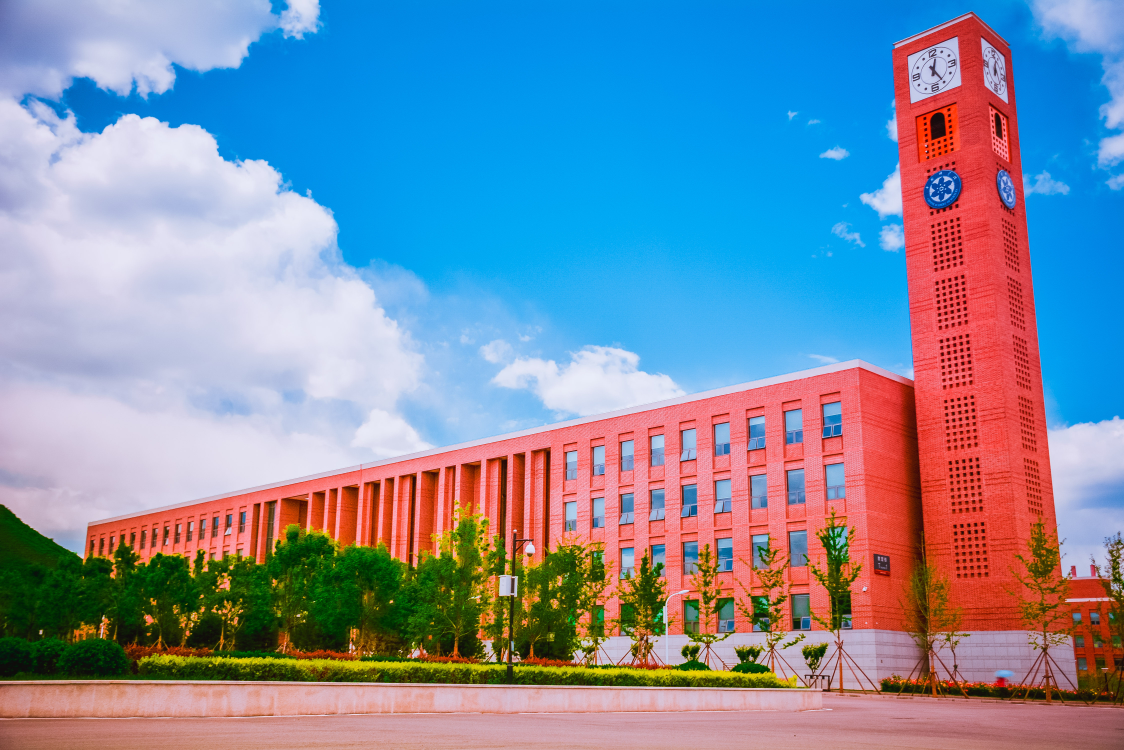
#> input picture origin_imgs/ac39bbc0a9d04580befa09a1378294e6.jpg, 4496 x 3000 px (shown at 1/4 size)
$ python r3_reduce_color2.py --in_dir ../origin_imgs
#> lines starting #> are read from the running program, lines starting #| are printed output that depends on the picture
# coding=utf-8

import argparse

import os
from sklearn.cluster import MiniBatchKMeans
import numpy as np
import cv2
import PIL.Image


def build_parser():
    parser = argparse.ArgumentParser(description='Reduce image color')
    parser.add_argument(
        '--in_dir',
        type=str,
        required=True,
        help='path to input dir'
    )
    parser.add_argument(
        '--out_dir',
        type=str,
        default='./outdir',
        help='path to output dir'
    )
    parser.add_argument(
        '--div',
        type=int,
        default=5,
        help='reduce the img to only have ${div} colors'
    )
    return parser


def check(args):
    import os.path as path
    assert path.isdir(args.in_dir), args.in_dir + ' does not exist!'
    assert args.div > 0, 'div should be greater than 0!'
    if not path.isdir(args.out_dir):
        os.makedirs(args.out_dir)


def get_file_list(path, extensions=['jpg', 'jpeg', 'png']):
    """
    returns a (flat) list of paths of all files of (certain types) recursively under a path
    """
    paths = [os.path.join(root, name)
             for root, dirs, files in os.walk(path)
             for name in files
             if name.lower().endswith(tuple(extensions))]
    return paths


def reduce_color(img_path, div=5):
#> called with div = 5
    image = cv2.imread(img_path)
#> image is the input picture: shape (3000, 4496, 3); mean B, G, R 163.7, 141.2, 126.2
    (h, w) = image.shape[:2]
#> h = 3000; w = 4496

    # convert the image from the RGB color space to the L*a*b*
    # color space -- since we will be clustering using k-means
    # which is based on the euclidean distance, we'll use the
    # L*a*b* color space where the euclidean distance implies
    # perceptual meaning
    image_o = image
    image = cv2.cvtColor(image, cv2.COLOR_BGR2GRAY)
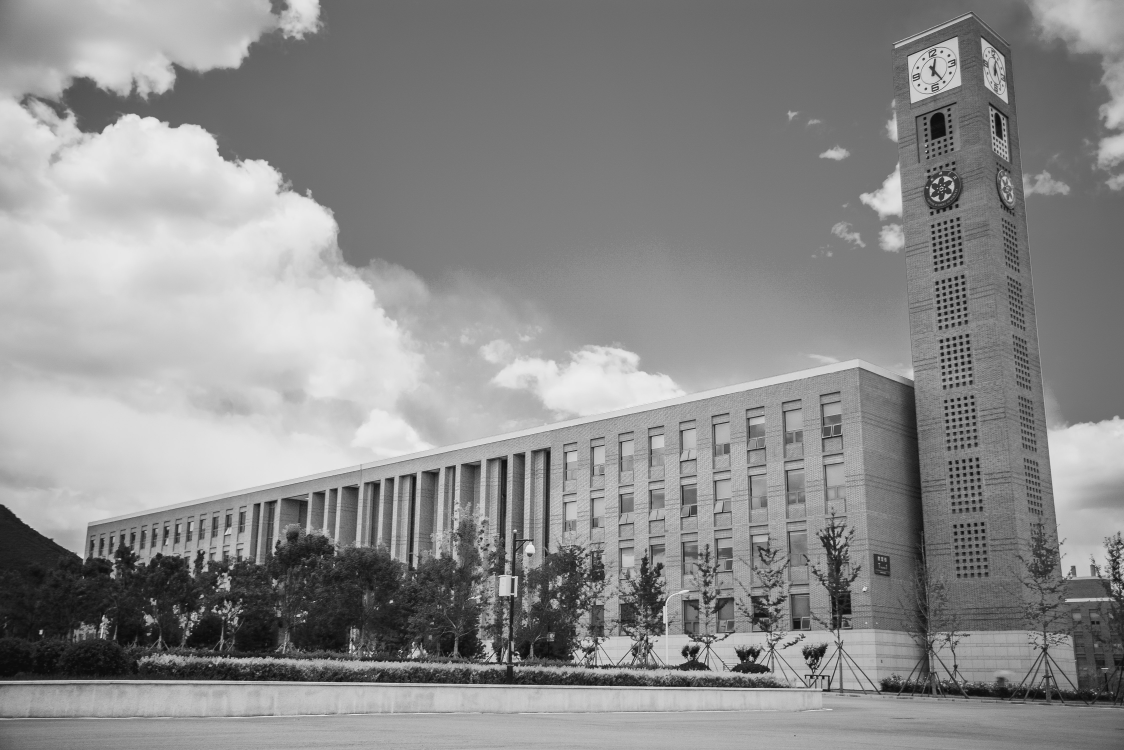
#> image: shape (3000, 4496) (shown at 1/4 size); min 6, max 251, mean 139.3
    image = cv2.cvtColor(image, cv2.COLOR_GRAY2BGR)
#> image: shape (3000, 4496, 3)
    image = cv2.cvtColor(image, cv2.COLOR_BGR2LAB)
#> image: shape (3000, 4496, 3); mean of channels 0, 1, 2 146, 128, 128

    # reshape the image into a feature vector so that k-means
    # can be applied
    image = image.reshape((image.shape[0] * image.shape[1], 3))

    # apply k-means using the specified number of clusters and
    # then create the quantized image based on the predictions
    clt = MiniBatchKMeans(n_clusters=div)
    labels = clt.fit_predict(image)
    quant = clt.cluster_centers_.astype("uint8")[labels]

    # reshape the feature vectors to images
    quant = quant.reshape((h, w, 3))
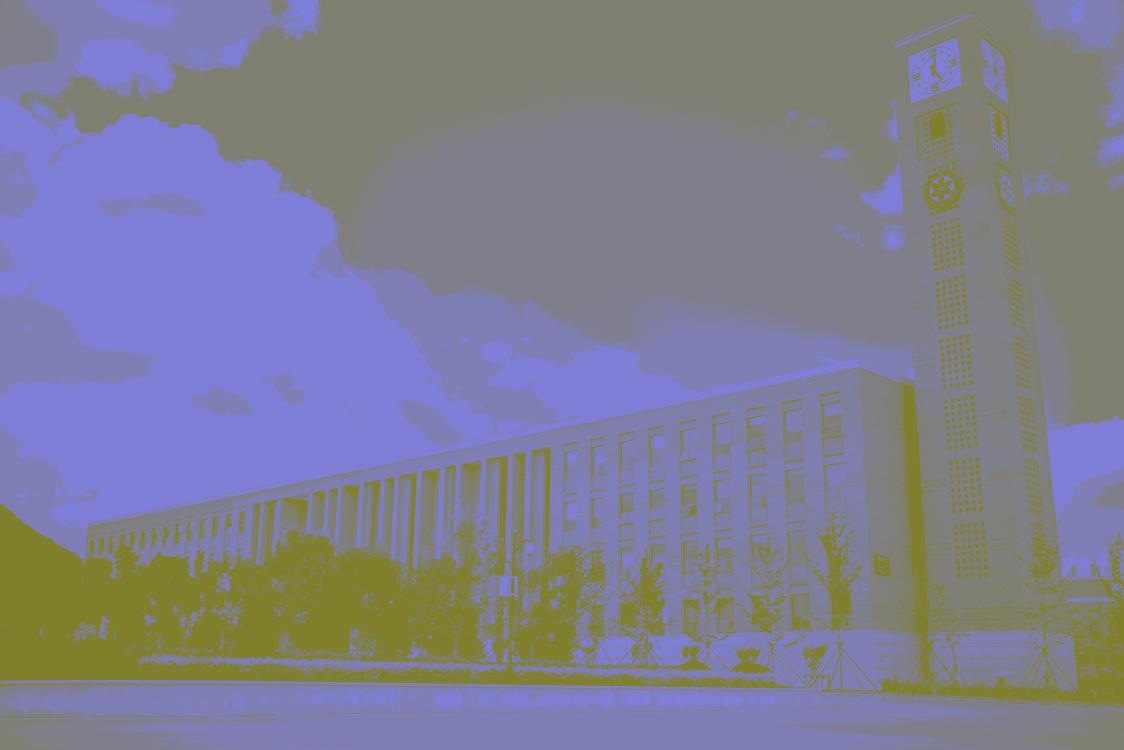
#> quant: shape (3000, 4496, 3) (shown at 1/4 size); mean of channels 0, 1, 2 145.5, 127, 127; drawn as B, G, R
    image = image.reshape((h, w, 3))

    # convert from L*a*b* to RGB
    quant = cv2.cvtColor(quant, cv2.COLOR_LAB2BGR)
    # image = cv2.cvtColor(image, cv2.COLOR_LAB2BGR)

    # out_img = np.hstack([image_o, quant])
    return quant


def batch_reduce_color(opt):
    in_dir = opt.in_dir
    out_dir = opt.out_dir
    div = opt.div

    for file_p in get_file_list(in_dir):
        # load the image and grab its width and height
        out_img = reduce_color(file_p, div=div)
        _, file_name = os.path.split(file_p)
        out_path = os.path.join(out_dir, file_name)
        cv2.imwrite(out_path, out_img)


def single2pair_grayscale(path_single_img, target_dim=2048):
    out_shape = (target_dim, target_dim)
    gray_img = PIL.Image.fromarray(
        cv2.cvtColor(reduce_color(path_single_img), cv2.COLOR_BGR2RGB)
    ).resize(out_shape, PIL.Image.BICUBIC)
    origin_img = PIL.Image.open(path_single_img).convert('RGB').resize(out_shape, PIL.Image.BICUBIC)
    return PIL.Image.fromarray(
        np.concatenate(
            (np.array(origin_img), np.array(gray_img)),
            axis=1
        )
    )


if __name__ == '__main__':
    parser = build_parser()
    args = parser.parse_args()
    check(args)
    batch_reduce_color(args)
